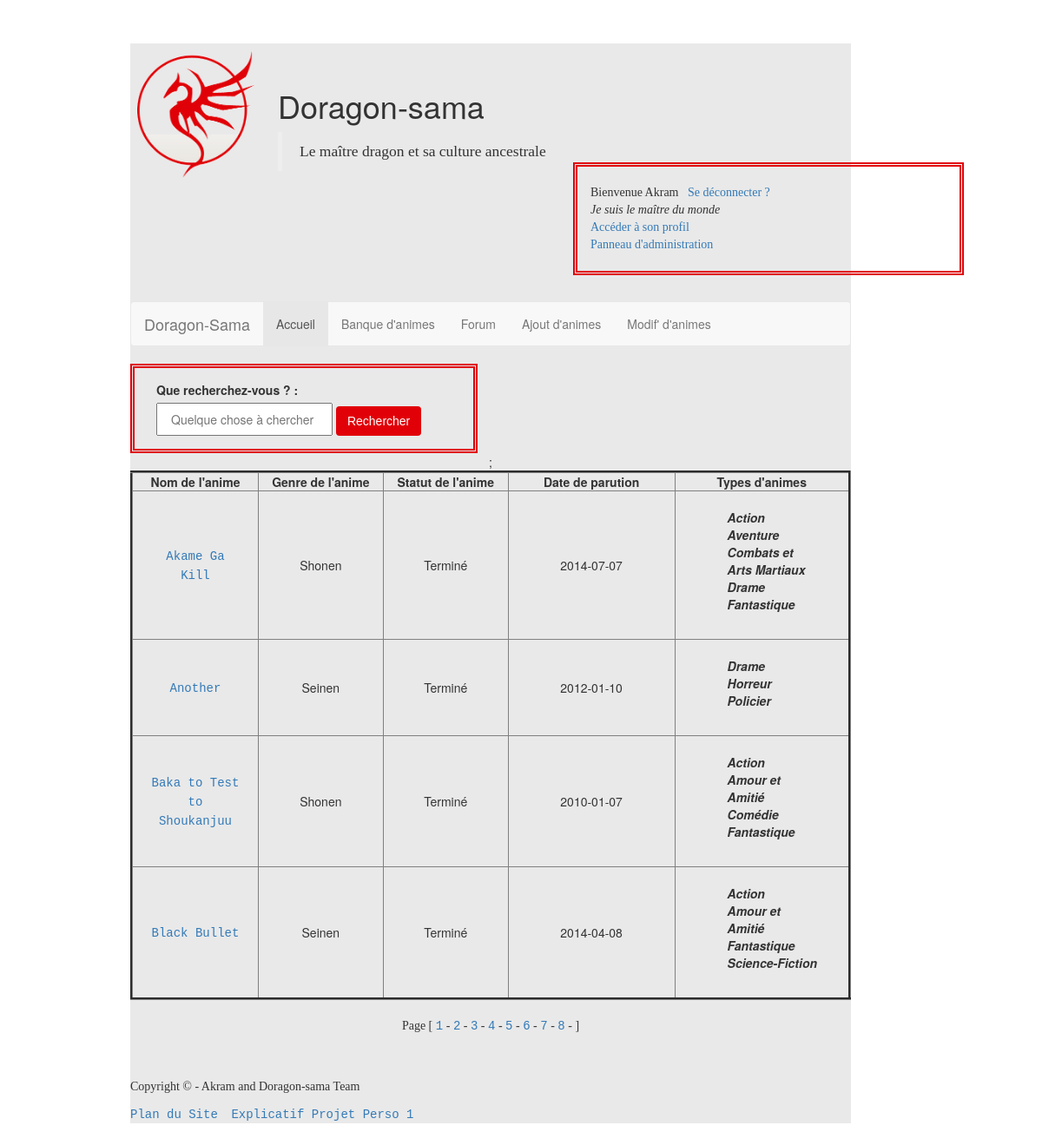
/banque.php (signed in), run on the app's committed database.
### tables this page shows
CREATE TABLE IF NOT EXISTS `anime` (
  `numanime` int(11) NOT NULL AUTO_INCREMENT,
  `nomanime` varchar(50) NOT NULL,
  `genre_anime` varchar(20) NOT NULL,
  `statut_anime` varchar(20) NOT NULL,
  `dateparution` date NOT NULL,
  `nbrepisodes` int(11) NOT NULL,
  `nbresaisons` int(11) NOT NULL,
  `synopsis` text NOT NULL,
  PRIMARY KEY (`numanime`)
);

CREATE TABLE IF NOT EXISTS `type_anime` (
  `numtype` int(11) NOT NULL,
  `libelle` varchar(50) NOT NULL,
  `codeanime` int(11) NOT NULL,
  PRIMARY KEY (`numtype`,`codeanime`),
  KEY `codeanime` (`codeanime`)
);

### banque.php (the view, shortened to what this page needs)
<?php
	require ("config.php");
?>
<!DOCTYPE html>
<html class="full">
	<head>
		<link rel="stylesheet" type="text/css" href="style.css">
		<?php require ("boostrap.func.php") ?>
	</head>
	<body>
		<div id="bloc_page">
		<header>
			<?php require ("inc/header.php"); ?>
    		<?php
    			require ("menu.php")
    		?>
    	</header>
    	<?php
    		$sql = $bdd->query("SELECT COUNT(*) AS Nbelements FROM anime");
    		$data = $sql->fetch();
    		$defaut = 1;
    		$nbshow = 4;
    		$nbelements = $data['Nbelements'];
    		$nbpages = ceil($nbelements/$nbshow);
    	?>
		<section>
			<div id="bar_recherche">
				<form action="recherches.php" method="POST">
				<label>Que recherchez-vous ? : </label><input type="text" name="search_bar" class ="search" placeholder="Quelque chose à chercher ?..." />
				<input type="submit" value="Rechercher" class="btn" name="Rechercher"/>
				</form>
			</div>
			<article style="text-align: center;">;
				<table border=3 align="center" id="table_bank">
						<tr>
							<th>Nom de l'anime</th>
							<th>Genre de l'anime</th>
							<th>Statut de l'anime</th>
							<th>Date de parution</th>
							<th>Types d'animes</th>
						</tr>
					<?php
					$req = $bdd->query("SELECT * FROM anime ORDER BY nomanime ASC LIMIT ".(($defaut - 1)*$nbshow).", $nbshow");
					while ($donnees = $req->fetch())
					{
					?>
					<?php  $param = $donnees['nomanime']; ?>
					<tr>
						<td width="15%"><a href="banque_details.php?nom=<?php echo $param; ?>"><?php echo $donnees['nomanime']; ?></a></td>
						<td width="15%"><?php echo $donnees['genre_anime']; ?></td>
						<td width="15%"><?php echo $donnees['statut_anime']; ?></td>
						<td width="20%"><?php echo $donnees['dateparution']; ?></td>
						<td width="20%">
							<ul>
							<?php
								$sql = $bdd->query('SELECT * FROM type_anime ORDER BY libelle ASC');
								while ($data = $sql->fetch())
								{
									if ($data['codeanime'] == $donnees['numanime'])
									{
										echo "<li>";
										echo "<strong><em>";
										echo $data['libelle'];
										echo "</em></strong>";
										echo "</li>";
									}
								}
							?>
							</ul>
						</td>
					</tr>
					<?php
					}
					?>
				</table>
				<?php
					echo "<br/>";
					echo "<p> Page [ ";
					for ($i=1; $i <= $nbpages ; $i++) {
						echo " <a href='banque.php?page=$i'>$i</a> - ";
					}
					echo " ]</p>";
				?>
			</article>
		</section>
		<footer>
			<?php require('footer.php'); ?>
		</footer>
	</div>
	</body>
</html>

### boostrap.func.php (shortened to what this page needs)
<link rel="stylesheet" href="boostrap/bootstrap.min.css">

### inc/header.php
<div id ="imglogo">
<img src="img/logodoragon.png">
</div>
<h1>Doragon-sama</h1>
<blockquote>Le maître dragon et sa culture ancestrale</blockquote>
<div id="connexion">
	<p class="connecte">Bienvenue <?php echo $_SESSION['pseudo']; ?> &nbsp; <a href="inc/deconnexion.php">Se déconnecter ?</a><br/>
	<em><?php echo $_SESSION['statut_humeur']; ?></em><br/>
	<a href="profil.php">Accéder à son profil</a><br/>
	<?php if ($_SESSION['administration'] == 1) {
	?><a href="paneladmin.php">Panneau d'administration</a><?php } ?>
	</p>
</div>

### menu.php
<nav class="navbar navbar-default">
  <div class="container-fluid">
    <div class="navbar-header">
      <a class="navbar-brand" href="accueil.php">Doragon-Sama</a>
    </div>
    <div>
      <ul class="nav navbar-nav">
        <li class="active"><a href="accueil.php">Accueil</a></li>
        <li><a href="banque.php?page=1">Banque d'animes</a></li>
        <li><a href="forum.php">Forum</a></li>
		    <li><a href="ajouter.php">Ajout d'animes</a></li>
	 	    <?php if ($_SESSION['administration'] == 1) { ?><li><a href="modif.php">Modif' d'animes</a></li><?php } ?>
      </ul>
    </div>
  </div>
</nav>

### footer.php
<br/><br/>
<p>Copyright &copy; - Akram and Doragon-sama Team</p>
<a href="plan.php">Plan du Site</a>&nbsp &nbsp
<a href="projetperso.php">Explicatif Projet Perso 1</a>

### style.css (style rules this page uses)
body { background-color : rgb(233,233,233); width: 90%; }
#bloc_page { display: block; background-color : rgb(233,233,233); text-align: left; margin-bottom: 50px; margin-top: 50px; margin-left: 150px; margin-right: 100px; }
header img { position: relative; width: 150px; }
header h1, header blockquote { position: relative; left: 170px; bottom: 130px; }
section a, footer a { font-family: 'Courier New', 'Comic Sans MS', sans-serif; }
p, ol { font-family: 'Footlight MT Light', 'Times New Roman', sans-serif ; }
blockquote { font-family: 'Monotype Corsiva', 'Edwardian Script ITC', serif; }
.btn { background: #e10008; background-image: -webkit-linear-gradient(top, #e10008, #e10008); background-image: -moz-linear-gradient(top, #e10008, #e10008); background-image: -ms-linear-gradient(top, #e10008, #e10008); background-image: -o-linear-gradient(top, #e10008, #e10008); background-image: linear-gradient(to bottom, #e10008, #e10008); -webkit-border-radius: 6; -moz-border-radius: 6; border-radius: 6px; font-family: Arial; color: #ffffff; font-size: 15px; padding: 10px 20px 10px 20px; text-decoration: none; }
article li { list-style-type: none; text-align: left; margin-right: 15px; }
form, .connecte { padding: 10px 15px; border-style: double; border-width: 5px; border-color: rgb(224,0,8); }
input, label { text-align: justify; }
table th { text-align: center; }
#bar_recherche form { width: 400px; padding: 15px 25px 15px 25px; }
.search { padding: 7px 15px 7px 15px; }
#connexion { position: relative; display: inline; width: 450px; }
a { color:rgb(224,0,8); }
.connecte { position: absolute; left: 510px; bottom: 20px; padding: 20px 15px; width: 450px; }
table td { padding: 20px; }

### data on the page
anime: nomanime "Akame Ga Kill", genre_anime "Shonen", statut_anime "Terminé", dateparution "2014-07-07"
type_anime: libelle "Action"
type_anime: libelle "Aventure"
type_anime: libelle "Combats et Arts Martiaux"
type_anime: libelle "Drame"
type_anime: libelle "Fantastique"
anime: nomanime "Another", genre_anime "Seinen", statut_anime "Terminé", dateparution "2012-01-10"
type_anime: libelle "Drame"
type_anime: libelle "Horreur"
type_anime: libelle "Policier"
anime: nomanime "Baka to Test to Shoukanjuu", genre_anime "Shonen", statut_anime "Terminé", dateparution "2010-01-07"
type_anime: libelle "Action"
type_anime: libelle "Amour et Amitié"
type_anime: libelle "Comédie"
type_anime: libelle "Fantastique"
anime: nomanime "Black Bullet", genre_anime "Seinen", statut_anime "Terminé", dateparution "2014-04-08"
type_anime: libelle "Action"
type_anime: libelle "Amour et Amitié"
type_anime: libelle "Fantastique"
type_anime: libelle "Science-Fiction"

### other printed values
$_SESSION['pseudo'] "Akram"
$_SESSION['statut_humeur'] "Je suis le maître du monde"
